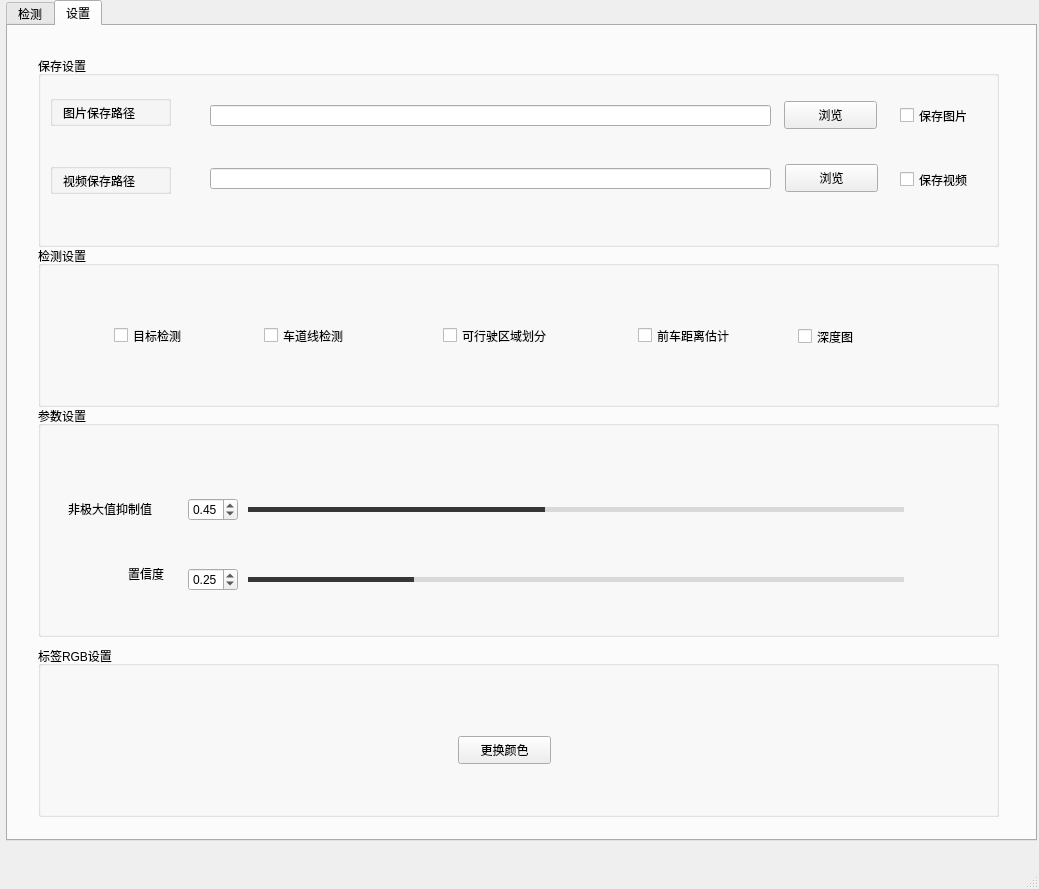
<?xml version="1.0" encoding="UTF-8"?>
<ui version="4.0">
 <class>MainWindow</class>
 <widget class="QMainWindow" name="MainWindow">
  <property name="geometry">
   <rect>
    <x>0</x>
    <y>0</y>
    <width>1039</width>
    <height>889</height>
   </rect>
  </property>
  <property name="windowTitle">
   <string>MainWindow</string>
  </property>
  <widget class="QWidget" name="centralwidget">
   <widget class="QTabWidget" name="tabWidget">
    <property name="geometry">
     <rect>
      <x>6</x>
      <y>0</y>
      <width>1031</width>
      <height>841</height>
     </rect>
    </property>
    <property name="currentIndex">
     <number>1</number>
    </property>
    <widget class="QWidget" name="tab">
     <attribute name="title">
      <string>检测</string>
     </attribute>
     <widget class="QLabel" name="out_video">
      <property name="geometry">
       <rect>
        <x>1</x>
        <y>40</y>
        <width>1021</width>
        <height>611</height>
       </rect>
      </property>
      <property name="text">
       <string>                                                       请先点击初始化按钮</string>
      </property>
     </widget>
     <widget class="QGroupBox" name="groupBox_6">
      <property name="geometry">
       <rect>
        <x>170</x>
        <y>700</y>
        <width>691</width>
        <height>101</height>
       </rect>
      </property>
      <property name="title">
       <string>按键控制</string>
      </property>
      <widget class="QPushButton" name="pause">
       <property name="geometry">
        <rect>
         <x>352</x>
         <y>19</y>
         <width>93</width>
         <height>28</height>
        </rect>
       </property>
       <property name="text">
        <string>暂停</string>
       </property>
      </widget>
      <widget class="QPushButton" name="Init">
       <property name="geometry">
        <rect>
         <x>242</x>
         <y>20</y>
         <width>93</width>
         <height>28</height>
        </rect>
       </property>
       <property name="text">
        <string>初始化</string>
       </property>
      </widget>
      <widget class="QPushButton" name="select_img">
       <property name="geometry">
        <rect>
         <x>170</x>
         <y>60</y>
         <width>93</width>
         <height>28</height>
        </rect>
       </property>
       <property name="text">
        <string>选择图片</string>
       </property>
      </widget>
      <widget class="QPushButton" name="select_video">
       <property name="geometry">
        <rect>
         <x>299</x>
         <y>60</y>
         <width>93</width>
         <height>28</height>
        </rect>
       </property>
       <property name="text">
        <string>选择视频</string>
       </property>
      </widget>
      <widget class="QPushButton" name="exit">
       <property name="geometry">
        <rect>
         <x>430</x>
         <y>60</y>
         <width>93</width>
         <height>28</height>
        </rect>
       </property>
       <property name="text">
        <string>退出</string>
       </property>
      </widget>
     </widget>
     <widget class="QLabel" name="label_6">
      <property name="geometry">
       <rect>
        <x>0</x>
        <y>0</y>
        <width>72</width>
        <height>15</height>
       </rect>
      </property>
      <property name="text">
       <string/>
      </property>
     </widget>
     <widget class="QLabel" name="fps_label">
      <property name="geometry">
       <rect>
        <x>10</x>
        <y>10</y>
        <width>72</width>
        <height>15</height>
       </rect>
      </property>
      <property name="text">
       <string/>
      </property>
     </widget>
     <widget class="QLabel" name="msg">
      <property name="geometry">
       <rect>
        <x>0</x>
        <y>670</y>
        <width>1021</width>
        <height>20</height>
       </rect>
      </property>
      <property name="text">
       <string/>
      </property>
     </widget>
    </widget>
    <widget class="QWidget" name="tab_2">
     <attribute name="title">
      <string>设置</string>
     </attribute>
     <widget class="QGroupBox" name="groupBox_7">
      <property name="geometry">
       <rect>
        <x>42</x>
        <y>69</y>
        <width>121</width>
        <height>31</height>
       </rect>
      </property>
      <property name="title">
       <string/>
      </property>
      <widget class="QLabel" name="label">
       <property name="geometry">
        <rect>
         <x>13</x>
         <y>10</y>
         <width>101</width>
         <height>16</height>
        </rect>
       </property>
       <property name="text">
        <string>图片保存路径</string>
       </property>
      </widget>
     </widget>
     <widget class="QGroupBox" name="groupBox_8">
      <property name="geometry">
       <rect>
        <x>42</x>
        <y>137</y>
        <width>121</width>
        <height>31</height>
       </rect>
      </property>
      <property name="title">
       <string/>
      </property>
      <widget class="QLabel" name="label_2">
       <property name="geometry">
        <rect>
         <x>13</x>
         <y>10</y>
         <width>101</width>
         <height>16</height>
        </rect>
       </property>
       <property name="text">
        <string>视频保存路径</string>
       </property>
      </widget>
     </widget>
     <widget class="QLineEdit" name="imgpath">
      <property name="geometry">
       <rect>
        <x>202</x>
        <y>79</y>
        <width>561</width>
        <height>21</height>
       </rect>
      </property>
      <property name="text">
       <string/>
      </property>
     </widget>
     <widget class="QLineEdit" name="videopath">
      <property name="geometry">
       <rect>
        <x>202</x>
        <y>142</y>
        <width>561</width>
        <height>21</height>
       </rect>
      </property>
      <property name="text">
       <string/>
      </property>
     </widget>
     <widget class="QPushButton" name="imgsave">
      <property name="geometry">
       <rect>
        <x>776</x>
        <y>75</y>
        <width>93</width>
        <height>28</height>
       </rect>
      </property>
      <property name="text">
       <string>浏览</string>
      </property>
     </widget>
     <widget class="QPushButton" name="videosave">
      <property name="geometry">
       <rect>
        <x>777</x>
        <y>138</y>
        <width>93</width>
        <height>28</height>
       </rect>
      </property>
      <property name="text">
       <string>浏览</string>
      </property>
     </widget>
     <widget class="QGroupBox" name="groupBox_9">
      <property name="geometry">
       <rect>
        <x>30</x>
        <y>380</y>
        <width>961</width>
        <height>231</height>
       </rect>
      </property>
      <property name="title">
       <string>参数设置</string>
      </property>
      <widget class="QWidget" name="layoutWidget">
       <property name="geometry">
        <rect>
         <x>150</x>
         <y>90</y>
         <width>721</width>
         <height>28</height>
        </rect>
       </property>
       <layout class="QHBoxLayout" name="horizontalLayout_7">
        <property name="spacing">
         <number>5</number>
        </property>
        <item>
         <widget class="QDoubleSpinBox" name="nms_SpinBoX">
          <property name="minimumSize">
           <size>
            <width>50</width>
            <height>0</height>
           </size>
          </property>
          <property name="maximumSize">
           <size>
            <width>50</width>
            <height>16777215</height>
           </size>
          </property>
          <property name="styleSheet">
           <string notr="true"/>
          </property>
          <property name="maximum">
           <double>1.000000000000000</double>
          </property>
          <property name="singleStep">
           <double>0.010000000000000</double>
          </property>
          <property name="value">
           <double>0.450000000000000</double>
          </property>
         </widget>
        </item>
        <item>
         <widget class="QSlider" name="nms_Slider">
          <property name="styleSheet">
           <string notr="true">QSlider{
border-color: #bcbcbc;
color:#d9d9d9;
}
QSlider::groove:horizontal {                                
     border: 1px solid #999999;                             
     height: 3px;                                           
    margin: 0px 0;                                         
     left: 5px; right: 5px; 
 }
QSlider::handle:horizontal {                               
     border: 0px ; 
     border-image: url(:/img/icon/圆.png);
	 width:15px;
     margin: -7px -7px -7px -7px;                  
} 
QSlider::add-page:horizontal{
background: qlineargradient(spread:pad, x1:0, y1:1, x2:0, y2:0, stop:0 #d9d9d9, stop:0.25 #d9d9d9, stop:0.5 #d9d9d9, stop:1 #d9d9d9); 

}
QSlider::sub-page:horizontal{                               
 background: qlineargradient(spread:pad, x1:0, y1:1, x2:0, y2:0, stop:0 #373737, stop:0.25 #373737, stop:0.5 #373737, stop:1 #373737);                     
}</string>
          </property>
          <property name="maximum">
           <number>100</number>
          </property>
          <property name="value">
           <number>45</number>
          </property>
          <property name="orientation">
           <enum>Qt::Horizontal</enum>
          </property>
         </widget>
        </item>
       </layout>
      </widget>
      <widget class="QLabel" name="label_4">
       <property name="geometry">
        <rect>
         <x>30</x>
         <y>95</y>
         <width>111</width>
         <height>16</height>
        </rect>
       </property>
       <property name="text">
        <string>非极大值抑制值</string>
       </property>
      </widget>
      <widget class="QWidget" name="layoutWidget_2">
       <property name="geometry">
        <rect>
         <x>150</x>
         <y>160</y>
         <width>721</width>
         <height>28</height>
        </rect>
       </property>
       <layout class="QHBoxLayout" name="horizontalLayout_8">
        <property name="spacing">
         <number>5</number>
        </property>
        <item>
         <widget class="QDoubleSpinBox" name="conf_SpinBox">
          <property name="minimumSize">
           <size>
            <width>50</width>
            <height>0</height>
           </size>
          </property>
          <property name="maximumSize">
           <size>
            <width>50</width>
            <height>16777215</height>
           </size>
          </property>
          <property name="focusPolicy">
           <enum>Qt::ClickFocus</enum>
          </property>
          <property name="styleSheet">
           <string notr="true"/>
          </property>
          <property name="maximum">
           <double>1.000000000000000</double>
          </property>
          <property name="singleStep">
           <double>0.010000000000000</double>
          </property>
          <property name="value">
           <double>0.250000000000000</double>
          </property>
         </widget>
        </item>
        <item>
         <widget class="QSlider" name="conf_Slider">
          <property name="styleSheet">
           <string notr="true">QSlider{
border-color: #bcbcbc;
color:#d9d9d9;
}
QSlider::groove:horizontal {                                
     border: 1px solid #999999;                             
     height: 3px;                                           
    margin: 0px 0;                                         
     left: 5px; right: 5px; 
 }
QSlider::handle:horizontal {                               
     border: 0px ; 
     border-image: url(:/img/icon/圆.png);
	 width:15px;
     margin: -7px -7px -7px -7px;                  
} 
QSlider::add-page:horizontal{
background: qlineargradient(spread:pad, x1:0, y1:1, x2:0, y2:0, stop:0 #d9d9d9, stop:0.25 #d9d9d9, stop:0.5 #d9d9d9, stop:1 #d9d9d9); 

}
QSlider::sub-page:horizontal{                               
 background: qlineargradient(spread:pad, x1:0, y1:1, x2:0, y2:0, stop:0 #373737, stop:0.25 #373737, stop:0.5 #373737, stop:1 #373737);                     
}</string>
          </property>
          <property name="maximum">
           <number>100</number>
          </property>
          <property name="value">
           <number>25</number>
          </property>
          <property name="orientation">
           <enum>Qt::Horizontal</enum>
          </property>
          <property name="tickPosition">
           <enum>QSlider::NoTicks</enum>
          </property>
         </widget>
        </item>
       </layout>
      </widget>
      <widget class="QLabel" name="label_5">
       <property name="geometry">
        <rect>
         <x>90</x>
         <y>160</y>
         <width>61</width>
         <height>16</height>
        </rect>
       </property>
       <property name="text">
        <string>置信度</string>
       </property>
      </widget>
     </widget>
     <widget class="QGroupBox" name="groupBox_10">
      <property name="geometry">
       <rect>
        <x>30</x>
        <y>220</y>
        <width>961</width>
        <height>161</height>
       </rect>
      </property>
      <property name="title">
       <string>检测设置</string>
      </property>
      <widget class="QCheckBox" name="checkBox_3">
       <property name="geometry">
        <rect>
         <x>76</x>
         <y>80</y>
         <width>91</width>
         <height>19</height>
        </rect>
       </property>
       <property name="text">
        <string>目标检测</string>
       </property>
      </widget>
      <widget class="QCheckBox" name="checkBox_4">
       <property name="geometry">
        <rect>
         <x>226</x>
         <y>80</y>
         <width>111</width>
         <height>19</height>
        </rect>
       </property>
       <property name="text">
        <string>车道线检测</string>
       </property>
      </widget>
      <widget class="QCheckBox" name="checkBox_5">
       <property name="geometry">
        <rect>
         <x>405</x>
         <y>80</y>
         <width>131</width>
         <height>19</height>
        </rect>
       </property>
       <property name="text">
        <string>可行驶区域划分</string>
       </property>
      </widget>
      <widget class="QCheckBox" name="checkBox_6">
       <property name="geometry">
        <rect>
         <x>600</x>
         <y>80</y>
         <width>121</width>
         <height>19</height>
        </rect>
       </property>
       <property name="text">
        <string>前车距离估计</string>
       </property>
      </widget>
      <widget class="QCheckBox" name="checkBox_8">
       <property name="geometry">
        <rect>
         <x>760</x>
         <y>81</y>
         <width>121</width>
         <height>19</height>
        </rect>
       </property>
       <property name="text">
        <string>深度图</string>
       </property>
      </widget>
     </widget>
     <widget class="QGroupBox" name="groupBox_11">
      <property name="geometry">
       <rect>
        <x>30</x>
        <y>30</y>
        <width>961</width>
        <height>191</height>
       </rect>
      </property>
      <property name="title">
       <string>保存设置</string>
      </property>
      <widget class="QCheckBox" name="checkBox">
       <property name="geometry">
        <rect>
         <x>862</x>
         <y>50</y>
         <width>91</width>
         <height>19</height>
        </rect>
       </property>
       <property name="text">
        <string>保存图片</string>
       </property>
      </widget>
      <widget class="QCheckBox" name="checkBox_2">
       <property name="geometry">
        <rect>
         <x>862</x>
         <y>114</y>
         <width>91</width>
         <height>19</height>
        </rect>
       </property>
       <property name="text">
        <string>保存视频</string>
       </property>
      </widget>
     </widget>
     <widget class="QGroupBox" name="groupBox_12">
      <property name="geometry">
       <rect>
        <x>30</x>
        <y>620</y>
        <width>961</width>
        <height>171</height>
       </rect>
      </property>
      <property name="title">
       <string>标签RGB设置</string>
      </property>
      <widget class="QPushButton" name="rgbButton">
       <property name="geometry">
        <rect>
         <x>420</x>
         <y>90</y>
         <width>93</width>
         <height>28</height>
        </rect>
       </property>
       <property name="text">
        <string>更换颜色</string>
       </property>
      </widget>
     </widget>
     <zorder>groupBox_11</zorder>
     <zorder>groupBox_10</zorder>
     <zorder>groupBox_7</zorder>
     <zorder>groupBox_8</zorder>
     <zorder>imgpath</zorder>
     <zorder>videopath</zorder>
     <zorder>imgsave</zorder>
     <zorder>videosave</zorder>
     <zorder>groupBox_9</zorder>
     <zorder>groupBox_12</zorder>
    </widget>
   </widget>
  </widget>
  <widget class="QMenuBar" name="menubar">
   <property name="geometry">
    <rect>
     <x>0</x>
     <y>0</y>
     <width>1039</width>
     <height>26</height>
    </rect>
   </property>
  </widget>
  <widget class="QStatusBar" name="statusbar"/>
 </widget>
 <resources/>
 <connections/>
</ui>
